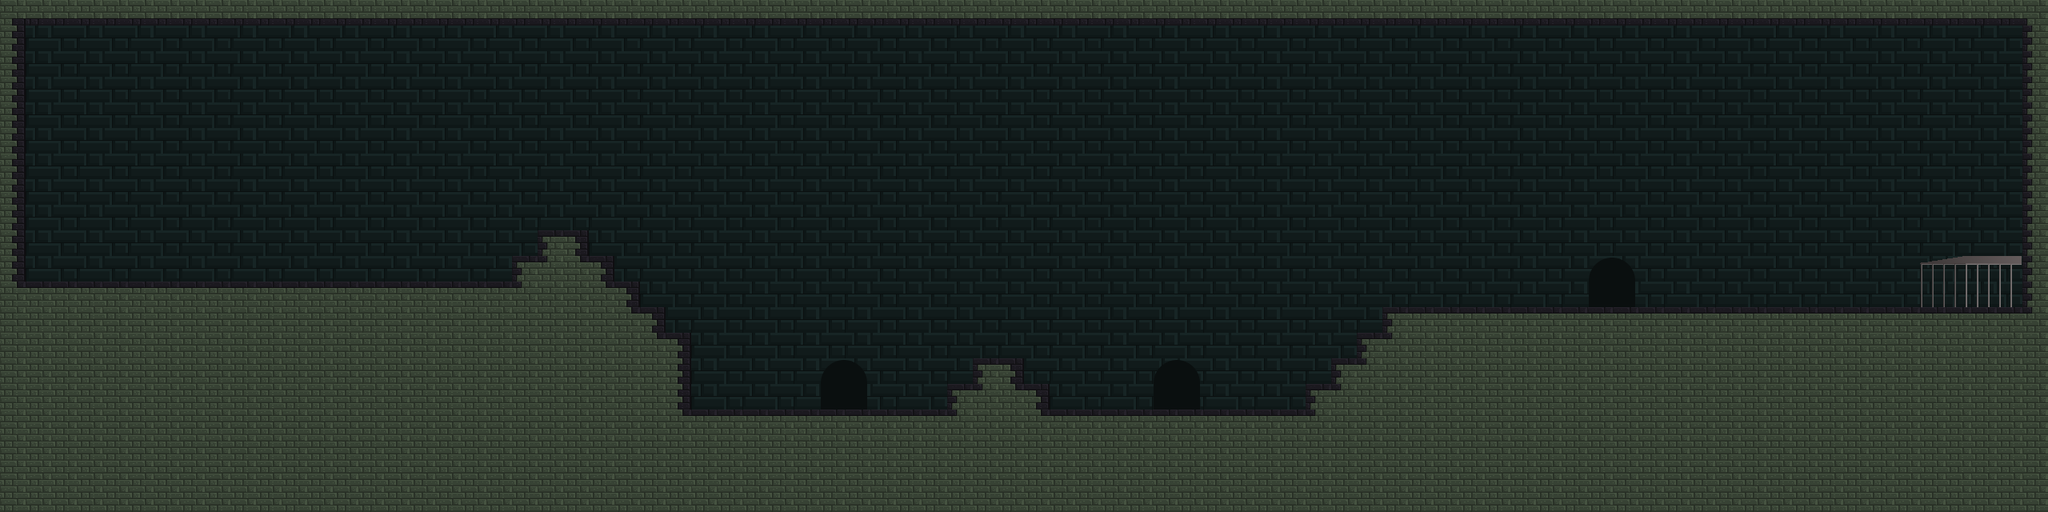

A 2D game scene composited from a Tiled map and its tileset images. What follows is a short description and the map's XML, with each tile layer's data collapsed to a summary:
An orthogonal 80x20 tile map with 32x32 px tiles, 3 tile layers (background, foreground, overground), 2 tilesets and 19 objects (2x zombie, zombie1, player).

<map version="1.1" tiledversion="2018.09.12" orientation="orthogonal" renderorder="right-down" width="80" height="20" tilewidth="32" tileheight="32" infinite="0" nextlayerid="10" nextobjectid="42">
 <tileset firstgid="1" name="bricks" tilewidth="32" tileheight="32" spacing="2" margin="2" tilecount="30" columns="30">
  <image source="../tiles/pack/bricks.png" trans="ff00ff" width="1024" height="64" />
 </tileset>
 <tileset firstgid="31" name="worldObjects" tilewidth="32" tileheight="32" spacing="2" margin="2" tilecount="8" columns="2">
  <image source="../tiles/pack/worldObjects.png" trans="ff00ff" width="70" height="138" />
 </tileset>
 <layer id="5" name="background" width="80" height="20">
  <data>[1600 cells, 1600 non-empty, 2 distinct tile ids]</data>
 </layer>
 <layer id="6" name="foreground" width="80" height="20">
  <data>[1600 cells, 675 non-empty, 11 distinct tile ids]</data>
 </layer>
 <layer id="8" name="overground" width="80" height="20">
  <data>[1600 cells, 20 non-empty, 12 distinct tile ids]</data>
 </layer>
 <objectgroup id="7" name="walls">
  <object id="9" x="0" y="0" width="32" height="352" />
  <object id="10" x="32" y="0" width="2528" height="32" />
  <object id="11" x="2528" y="32" width="32" height="384" />
  <object id="12" x="1728" y="384" width="800" height="32" />
  <object id="17" x="864" y="512" width="768" height="32" />
  <object id="20" x="1216" y="448" width="64" height="32" />
  <object id="21" x="1184" y="480" width="128" height="32" />
  <object id="23" x="800" y="416" width="64" height="128" />
  <object id="24" x="768" y="384" width="64" height="32" />
  <object id="26" x="640" y="320" width="128" height="32" />
  <object id="27" x="672" y="288" width="64" height="32" />
  <object id="29" x="0" y="352" width="800" height="32" />
  <object id="31" x="1632" y="480" width="64" height="64" />
  <object id="33" x="1664" y="448" width="64" height="32" />
  <object id="34" x="1696" y="416" width="64" height="32" />
 </objectgroup>
 <objectgroup id="9" name="spawns">
  <object id="38" name="zombie1" x="1056" y="480">
   <point />
  </object>
  <object id="39" name="zombie" x="1472" y="480">
   <point />
  </object>
  <object id="40" name="zombie" x="2016" y="352">
   <point />
  </object>
  <object id="41" name="player" x="1251.33" y="429.333">
   <point />
  </object>
 </objectgroup>
</map>